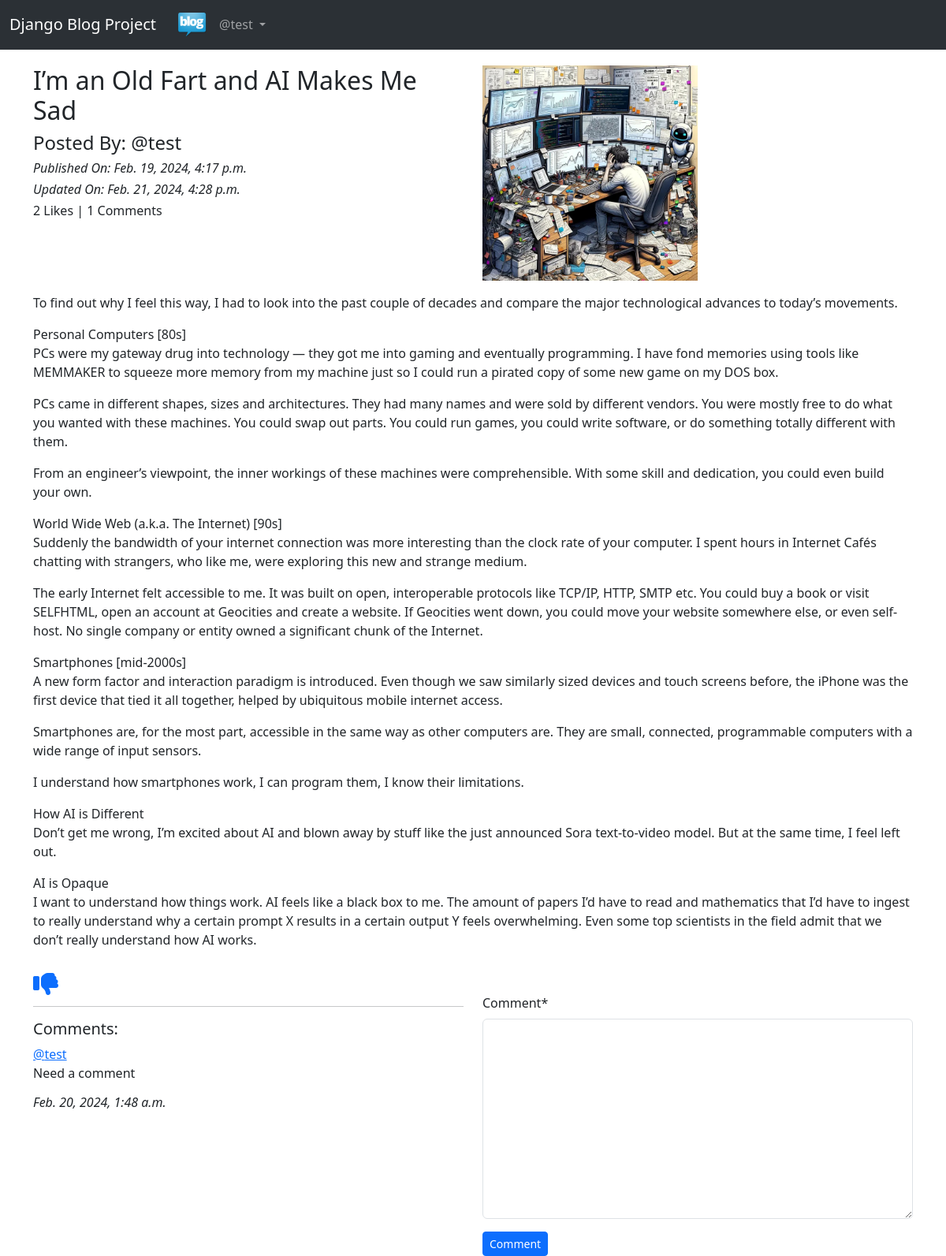
The app's page /blog/details/I’m-an-Old-Fart-and-AI-Makes-Me-Sad-317c7e61-baaa-40ec-9f17-6b8ece435943/ (signed in) with its own data.
### app_blog/models.py (models this page shows, shortened)
class Blog(models.Model):
    author = models.ForeignKey(User, on_delete=models.CASCADE, related_name='post_author')
    blog_title = models.CharField(max_length=264, verbose_name='Put a Title')
    slug = models.SlugField(max_length=264, unique=True)
    blog_content = models.TextField(verbose_name="What is on your mind")
    blog_image = models.ImageField(upload_to='blog_images', verbose_name="Image")
    publish_date = models.DateTimeField(auto_now_add=True)
    update_date = models.DateTimeField(auto_now=True)
    class Meta:
        ordering = ('-publish_date',)

class Comment(models.Model):
    blog = models.ForeignKey(Blog, on_delete=models.CASCADE, related_name='blog_comment')
    user = models.ForeignKey(User, on_delete=models.CASCADE, related_name='user_comment')
    comment = models.TextField()
    comment_date = models.DateTimeField(auto_now_add=True)
    class Meta:
        ordering = ['-comment_date']        # both tuple and list is accepted as ordering

### app_blog/views.py (the view, shortened to what this page needs)
# urls.py: path('details/<slug>/', views.blog_details, name='blog_details'),
@login_required
def blog_details(request, slug):
    blog = Blog.objects.get(slug=slug)
    already_liked = Like.objects.filter(blog=blog, user=request.user)
    if already_liked:
        liked = True
    else:
        liked = False
    comment_form = CommentForm()
    return render(request, 'app_blog/blog_details.html', context={'blog':blog, 'comment_form':comment_form, 'liked':liked })

### app_blog/forms.py
class CommentForm(forms.ModelForm):
    class Meta:
        model = Comment
        fields = ('comment',)

### templates/app_blog/blog_details.html (shortened to what this page needs)
{% extends "base.html" %}
{% load crispy_forms_tags %}
{% block body_block %}
<div class="row">
    <div class="col-sm-6">
        <h2>{{ blog.blog_title }}</h2>
        <h4>Posted By: @{{ blog.author }}</h4>
        <i><h6>Published On: {{ blog.publish_date }}</h6></i>
        <i><h6>Updated On: {{ blog.update_date }}</h6></i>
        <h6>{{ blog.liked_blog.count }} Likes | {{ blog.blog_comment.count }} Comments</h6>
    </div>
    <div class="col-sm-6">
        <img src="/media/{{ blog.blog_image }}" width="50%">
    </div>
    <p>{{ blog.blog_content|linebreaks }}</p>
</div>
{% if not liked %}
<a href="{% url 'app_blog:liked_post' pk=blog.pk %}">
    <i class="fa-solid fa-thumbs-up fa-2xl"></i>
</a>
{% else %}
<a href="{% url 'app_blog:unliked_post' pk=blog.pk %}">
    <i class="fa-solid fa-thumbs-down fa-2xl"></i>
</a>
{% endif %}
<div class="row">
    <div class="col-sm-6">
        <hr>
        <h5>Comments: </h5>
        {% for comment in blog.blog_comment.all %}
        <p>
            <a href="#">@{{ comment.user }}</a>
            <br>
            {{ comment.comment }}
            <br>
            <h6><i>{{ comment.comment_date }}</i></h6>
        </p>
        {% endfor %}
    </div>
    <div class="col-sm-6">
        <form method="POST">
            {{ comment_form|crispy }}
            <button type="submit" class="btn btn-primary btn-sm">Comment</button>
        </form>
    </div>
</div>
{% endblock %}

### templates/base.html (shortened to what this page needs)
<!DOCTYPE html>
<html lang="en">
<head>
    <link href="https://cdn.jsdelivr.net/npm/bootstrap@5.3.1/dist/css/bootstrap.min.css" rel="stylesheet"
>
</head>
<body>
    <nav class="navbar navbar-expand-lg bg-body-tertiary" data-bs-theme="dark">
        <div class="container-fluid">
          <a class="navbar-brand" href="#">Django Blog Project</a>
          <div class="collapse navbar-collapse" id="navbarText">
            <ul class="navbar-nav me-auto mb-2 mb-lg-0">
              <li class="nav-item active">
                <a class="nav-link" aria-current="page" href="{% url 'index' %}"><img src="/media/logo-home.jpg" width="40px"></a>
              </li>
            {% if user.is_authenticated %}
              <div class="collapse navbar-collapse" id="navbarNavDarkDropdown">
                <ul class="navbar-nav">
                  <li class="nav-item dropdown">
                    <a class="nav-link dropdown-toggle" href="#" id="navbarDarkDropdownMenuLink" role="button" data-bs-toggle="dropdown" aria-expanded="false">
                      @{{ user.username}}
                    </a>
                  </li>
                </ul>
              </div>
            {% endif %}
            </ul>
          </div>
        </div>
    </nav>
<div class="container" style="padding-top: 20px">
  {% block body_block %}
  {% endblock %}
</div>
</body>
</html>

### records on screen
Blog: blog_title "I’m an Old Fart and AI Makes Me Sad", author "test", publish_date "Feb. 19, 2024, 4:17 p.m.", update_date "Feb. 21, 2024, 4:28 p.m.", liked_blog.count "2", blog_comment.count "1", blog_image (picture), blog_content "To find out why I feel this way, I had to look into the past couple of decades and compare the major technological advances to today’s movements. Personal Computers [80s] PCs were my gateway drug into technology — they got me into gaming and eventually programming. I have fond memories using tools like MEMMAKER to squeeze more memory from my machine just so I could run a pirated copy of some new game on my DOS box. PCs came in different shapes, sizes and architectures. They had many names and were sold by different vendors. You were mostly free to do what you wanted with these machines. You could swap out parts. You could run games, you could write software, or do something totally…"
Comment: user "test", comment "Need a comment", comment_date "Feb. 20, 2024, 1:48 a.m."

### other values on screen
{{ user.username }} "test"
